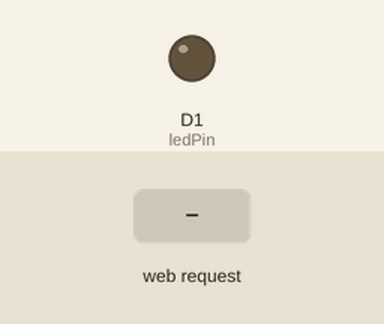
Bench run of a sketch on a simulated ESP8266 (NodeMCU). Parts: output pins drawn as LEDs (lit = HIGH). The inputs (shaded band) are chosen by the test bench. WiFi joins after 1.5 s; servers stay silent unless stated; what the sketch prints to the serial monitor is not drawn.

Above: at 2.7 s.
2.8 s: HTTP request GET /on received
At 3.9 s:
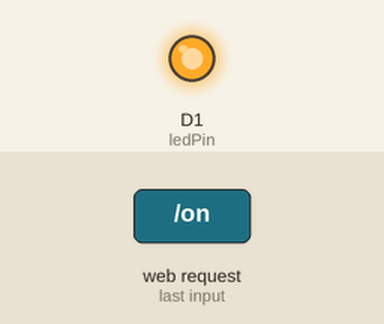
4.3 s: HTTP request GET /off received
At 5.0 s:
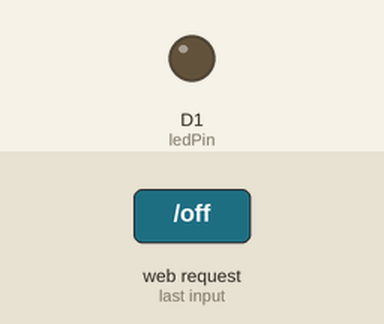
Timing chart, 0 to 7.3 s (numbered marks = the images above; inputs shaded):
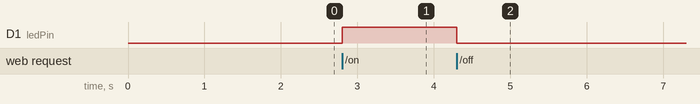

Measured:
- after the input at 2.8 s, D1 (ledPin): LOW → HIGH at once
- after the input at 4.3 s, D1 (ledPin): HIGH → LOW at once

The sketch:

Level_One_Security.ino
```cpp
#include <ESP8266WiFi.h>
#include <ESP8266WebServer.h>

// WiFi Configuration
const char* ssid = "SSID";
const char* password = "PASS";

// LED Pin Configuration
const int ledPin = D1;  // Use D1 (GPIO5) for LED control

// Web Server Configuration
ESP8266WebServer server(80);

void setup() {
  // Initialize Serial Communication
  Serial.begin(115200);

  // Configure LED Pin as Output
  pinMode(ledPin, OUTPUT);
  digitalWrite(ledPin, LOW);  // Ensure LED is off initially

  // Connect to WiFi
  WiFi.begin(ssid, password);
  while (WiFi.status() != WL_CONNECTED) {
    delay(500);
    Serial.print(".");
  }

  Serial.println("");
  Serial.println("WiFi Connected");
  Serial.print("IP Address: ");
  Serial.println(WiFi.localIP());

  // Define Web Server Routes
  server.on("/", handleRoot);
  server.on("/on", handleLEDOn);
  server.on("/off", handleLEDOff);

  // Start Web Server
  server.begin();
  Serial.println("HTTP server started");
}

void loop() {
  // Handle Client Requests
  server.handleClient();
}

// Root Page Handler
void handleRoot() {
  String html = "<!DOCTYPE html>"
                "<html>"
                "<head>"
                "<title>NodeMCU LED Control</title>"
                "<style>"
                "body { font-family: Arial; text-align: center; }"
                ".button { "
                "  background-color: #4CAF50; "
                "  border: none; "
                "  color: white; "
                "  padding: 15px 32px; "
                "  text-align: center; "
                "  text-decoration: none; "
                "  display: inline-block; "
                "  font-size: 16px; "
                "  margin: 10px; "
                "  cursor: pointer; "
                "}"
                "</style>"
                "</head>"
                "<body>"
                "<h1>NodeMCU LED Control</h1>"
                "<a href='/on' class='button'>Turn ON</a>"
                "<a href='/off' class='button'>Turn OFF</a>"
                "</body>"
                "</html>";

  server.send(200, "text/html", html);
}

// LED ON Handler
void handleLEDOn() {
  digitalWrite(ledPin, HIGH);
  server.sendHeader("Location", "/");
  server.send(303);
}

// LED OFF Handler
void handleLEDOff() {
  digitalWrite(ledPin, LOW);
  server.sendHeader("Location", "/");
  server.send(303);
}
```
